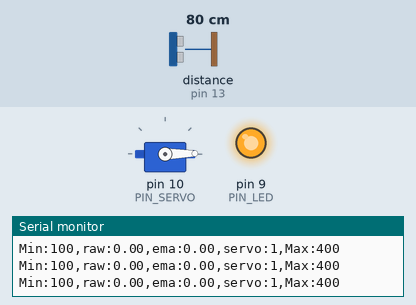
This sketch was run on a simulated Arduino Uno, built with avr-gcc and run on an emulated ATmega328P. Parts: servo, output pins drawn as LEDs (lit = HIGH), the last lines printed to the serial monitor. Wiring (inferred from the names in the program): ultrasonic range finder: trigger pin 12; echo pin 13. The inputs (shaded band) are chosen by the test bench; at power-on: distance to the obstacle (sensor on pin 13) 80 cm. The echo pulse lasts 58.3 µs per cm; pins used as bus, display or sensor lines are not drawn.

Above: at 1.2 s.
1.3 s: distance to the obstacle (sensor on pin 13) set to 44 cm
2.8 s: distance to the obstacle (sensor on pin 13) set to 39 cm
At 4.1 s:
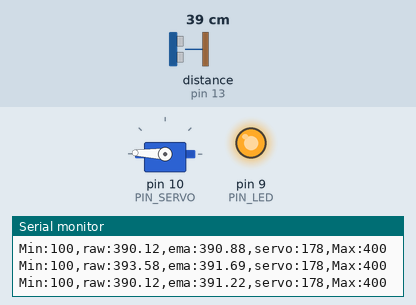
4.4 s: distance to the obstacle (sensor on pin 13) set to 18 cm
At 4.55 s:
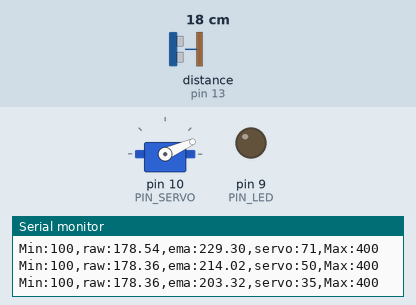
6.2 s: distance to the obstacle (sensor on pin 13) set to 19 cm
At 7.5 s:
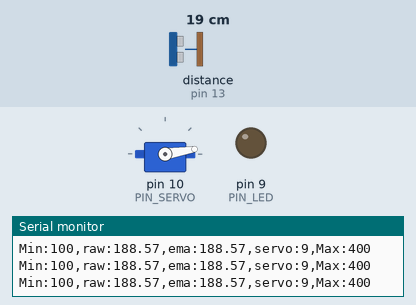
7.8 s: distance to the obstacle (sensor on pin 13) set to 35 cm
At 9.3 s:
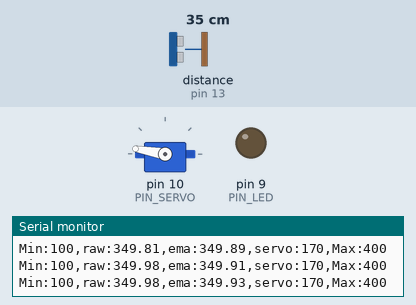
Timing chart, 0 to 10.7 s (numbered marks = the images above; inputs shaded):
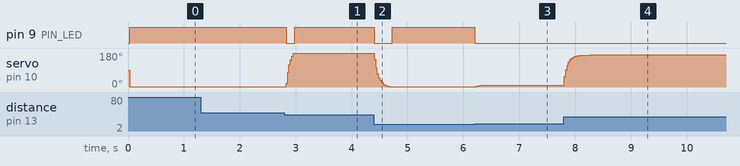

Measured:
- the behaviour switches between 40 and 39 cm on distance to the obstacle (sensor on pin 13) (found by bisection; images 0 and 1)
- the behaviour switches between 18 and 19 cm on distance to the obstacle (sensor on pin 13) (found by bisection; images 2 and 3)
- after the input at 2.8 s, pin 9 (PIN_LED): HIGH → LOW at once, → HIGH 0.15 s later; servo on pin 10 (PIN_SERVO): 1° → 178° at once
- after the input at 4.4 s, pin 9 (PIN_LED): HIGH → LOW at once, → HIGH 0.33 s later; servo on pin 10 (PIN_SERVO): moves from 178° to 1° over 0.30 s, starting at once
- after the input at 6.2 s, pin 9 (PIN_LED): HIGH → LOW at once; servo on pin 10 (PIN_SERVO): 1° → 8° at once, → 9° 0.18 s later
- after the input at 7.8 s, servo on pin 10 (PIN_SERVO): moves from 9° to 170° over 0.48 s, starting at once

The sketch:

11_example_1.ino
```cpp
#include <Servo.h>

// Arduino pin assignment
#define PIN_LED 9
#define PIN_SERVO 10
#define PIN_TRIG 12
#define PIN_ECHO 13

// configurable parameters
#define SND_VEL 346.0 // sound velocity at 24 celsius degree (unit: m/s)
#define INTERVAL 25 // sampling interval (unit: ms)
#define _DIST_MIN 100 // minimum distance to be measured (unit: mm)
#define _MV_DIST_MIN 180 // minimum distance for servo to move (unit: mm)
#define _DIST_MAX 400 // maximum distance to be measured (unit: mm)
#define _MV_DIST_MAX 360 // maximum distance for servo to move (unit: mm)
#define _DIST_ALPHA 0.3 // EMA weight of new sample (range : 0 to 1).

#define _DUTY_MIN 553 // servo full clockwise position (0 degree)
#define _DUTY_NEU 1476 // servo neutral position (90 degree)
#define _DUTY_MAX 2399 // servo full counterclockwise position (180 degree)

// global variables
float timeout; // unit: us
float dist_min, mv_dist_min, dist_max, mv_dist_max, dist_raw, dist_prev, dist_ema, dist_ema_bef, alpha; // unit: mm
unsigned long last_sampling_time; // unit: ms
float scale; // used for pulse duration to distance conversion
Servo myservo;

void setup() {
// initialize GPIO pins
  pinMode(PIN_LED,OUTPUT);
  pinMode(PIN_TRIG,OUTPUT);
  digitalWrite(PIN_TRIG, LOW);
  pinMode(PIN_ECHO,INPUT);

  myservo.attach(PIN_SERVO);
  myservo.writeMicroseconds(_DUTY_NEU);

// initialize USS related variables
  dist_min = _DIST_MIN;
  mv_dist_min = _MV_DIST_MIN;
  dist_max = _DIST_MAX;
  mv_dist_max = _MV_DIST_MAX;
  alpha = _DIST_ALPHA;
  timeout = (INTERVAL / 2) * 1000.0; // precalculate pulseIn() timeout value. (unit: us)
  dist_raw = dist_prev = 0.0; // raw distance output from USS (unit: mm)
  scale = 0.001 * 0.5 * SND_VEL;

// initialize serial port
  Serial.begin(57600);

// initialize last sampling time
  last_sampling_time = 0;
}

void loop() {
// wait until next sampling time.
// millis() returns the number of milliseconds since the program started. Will overflow after 50 days.
  if(millis() < last_sampling_time + INTERVAL) return;

// get a distance reading from the USS
  dist_raw = USS_measure(PIN_TRIG,PIN_ECHO);
  dist_ema = alpha * dist_raw + (1 - alpha) * dist_ema_bef; // how to calcuate EMA(exponential moving average).
  dist_ema_bef = dist_ema;

// output the read value to the serial port
  Serial.print("Min:100,raw:");
  Serial.print(dist_raw);
  Serial.print(",ema:");
  Serial.print(dist_ema);
  Serial.print(",servo:");
  Serial.print(myservo.read());
  Serial.println(",Max:400");

// adjust servo position according to the USS read value

  // add your code here!
  if (dist_ema >= mv_dist_min && dist_ema <= mv_dist_max) {
    myservo.writeMicroseconds(10.25 * dist_ema - 1293);
  }
  else if(dist_ema < dist_min) {
    myservo.writeMicroseconds(_DUTY_MIN);
  }
  else if (dist_ema > dist_max) {
    myservo.writeMicroseconds(_DUTY_MAX);
  }

  if(dist_ema < mv_dist_min || dist_ema > mv_dist_max) {  // Turn off LED
    digitalWrite(PIN_LED, 1);
  }
  else {
    digitalWrite(PIN_LED, 0);
  }
/*if(dist_raw < 180.0) {
     myservo.writeMicroseconds(_DUTY_MIN);
  }
  else if(dist_raw < 220.0){
     myservo.writeMicroseconds( _DUTY_NEU);
  }
  else {
    myservo.writeMicroseconds(_DUTY_MAX);
  }
*/
// update last sampling time
  last_sampling_time += INTERVAL;
}

// get a distance reading from USS. return value is in millimeter.
float USS_measure(int TRIG, int ECHO)
{
  float reading;
  digitalWrite(TRIG, HIGH);
  delayMicroseconds(10);
  digitalWrite(TRIG, LOW);

  reading = pulseIn(ECHO, HIGH, timeout) * scale; // unit: mm
  if(reading < dist_min || reading > dist_max) reading = 0.0; // return 0 when out of range(100, 400).

  if(reading == 0.0) reading = dist_prev;
  else dist_prev = reading;
  return reading;
}
```
